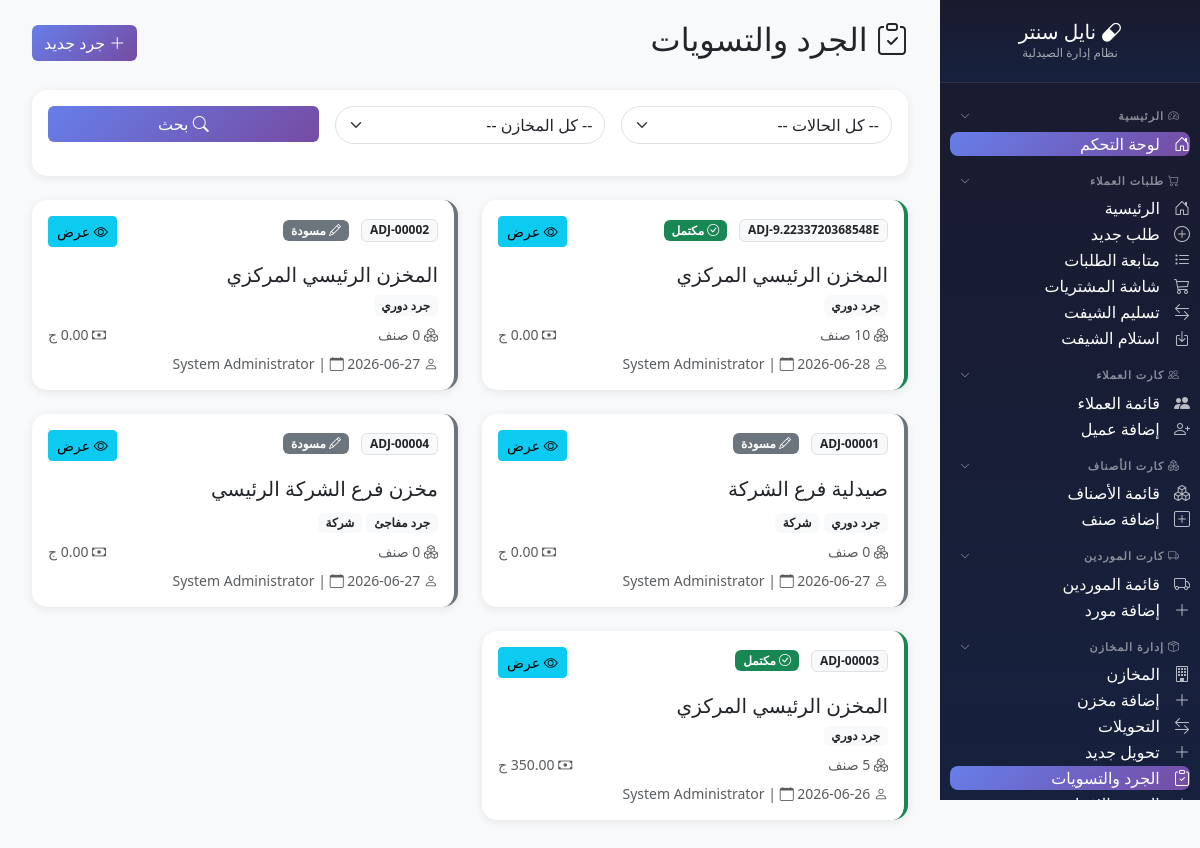
/modules/inventory/adjustments/index.php (signed in), run on an earlier commit of the app's database.
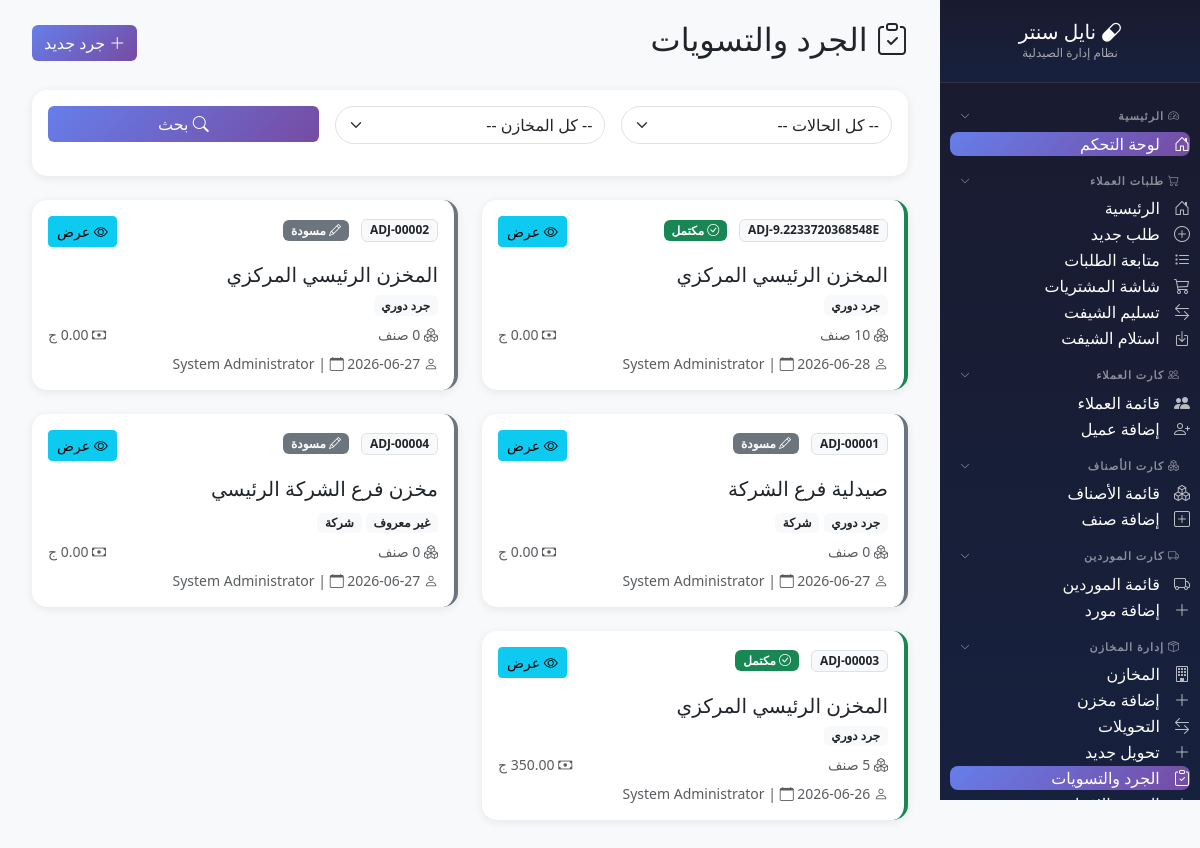
And on a later commit of the database.
### tables this page shows
CREATE TABLE `stock_adjustments` (
  `id` int(11) NOT NULL,
  `adjustment_code` varchar(20) NOT NULL,
  `store_id` int(11) NOT NULL,
  `adjustment_type` enum('periodic') DEFAULT 'periodic',
  `status` enum('draft','counting','completed','cancelled') DEFAULT 'draft',
  `total_items` int(11) DEFAULT 0,
  `counted_items` int(11) DEFAULT 0,
  `total_variance_qty` decimal(12,3) DEFAULT 0.000,
  `total_variance_cost` decimal(12,2) DEFAULT 0.00,
  `counted_by` int(11) DEFAULT NULL,
  `approved_by` int(11) DEFAULT NULL,
  `counted_at` datetime DEFAULT NULL,
  `approved_at` datetime DEFAULT NULL,
  `notes` text DEFAULT NULL,
  `created_at` timestamp NOT NULL DEFAULT current_timestamp()
);

CREATE TABLE `stores` (
  `id` int(11) NOT NULL,
  `store_code` varchar(20) NOT NULL,
  `store_name` varchar(100) NOT NULL,
  `store_type` enum('main','sub') NOT NULL DEFAULT 'sub',
  `store_category` enum('warehouse','pharmacy','expired','damaged','surplus','general') NOT NULL DEFAULT 'general',
  `branch_id` int(11) DEFAULT NULL,
  `parent_store_id` int(11) DEFAULT NULL,
  `is_active` tinyint(1) DEFAULT 1,
  `notes` text DEFAULT NULL,
  `created_by` int(11) DEFAULT NULL,
  `created_at` timestamp NOT NULL DEFAULT current_timestamp(),
  `updated_at` timestamp NOT NULL DEFAULT current_timestamp() ON UPDATE current_timestamp()
);

CREATE TABLE `branches` (
  `id` int(11) NOT NULL,
  `branch_code` varchar(20) NOT NULL,
  `branch_name` varchar(100) NOT NULL,
  `address` varchar(200) DEFAULT NULL,
  `phone` varchar(20) DEFAULT NULL,
  `is_active` tinyint(1) DEFAULT 1,
  `created_at` timestamp NOT NULL DEFAULT current_timestamp()
);

CREATE TABLE `users` (
  `id` int(11) NOT NULL,
  `username` varchar(50) NOT NULL,
  `password` varchar(255) NOT NULL,
  `full_name` varchar(100) NOT NULL,
  `role` enum('admin','pharmacist','purchaser','cashier') DEFAULT 'pharmacist',
  `branch_code` varchar(20) DEFAULT NULL,
  `phone` varchar(20) DEFAULT NULL,
  `is_active` tinyint(1) DEFAULT 1,
  `last_login` datetime DEFAULT NULL,
  `created_at` timestamp NOT NULL DEFAULT current_timestamp(),
  `updated_at` timestamp NOT NULL DEFAULT current_timestamp() ON UPDATE current_timestamp()
);

### modules/inventory/adjustments/index.php (the view, shortened to what the changed rows need)
<?php
$db = getDB();
$page_title = 'الجرد والتسويات';
$page = max(1, intval($_GET['page'] ?? 1));
$per_page = 20;
$offset = ($page - 1) * $per_page;
$where = "WHERE 1=1";
$params = [];
$sql = "SELECT
    a.*,
    s.store_name, s.store_code,
    b.branch_name,
    u1.full_name as counted_by_name,
    u2.full_name as approved_by_name
FROM stock_adjustments a
LEFT JOIN stores s ON a.store_id = s.id
LEFT JOIN branches b ON s.branch_id = b.id
LEFT JOIN users u1 ON a.counted_by = u1.id
LEFT JOIN users u2 ON a.approved_by = u2.id
{$where}
ORDER BY a.created_at DESC
LIMIT {$per_page} OFFSET {$offset}";
$stmt = $db->prepare($sql);
$stmt->execute($params);
$adjustments = $stmt->fetchAll();
$status_labels = [
    'draft' => ['مسودة', 'bg-secondary', 'bi-pencil'],
    'counting' => ['جاري العد', 'bg-warning text-dark', 'bi-clipboard-data'],
    'completed' => ['مكتمل', 'bg-success', 'bi-check-circle'],
    'cancelled' => ['ملغي', 'bg-dark', 'bi-x-octagon']
];
$type_labels = [
    'periodic' => 'جرد دوري',
    'spot' => 'جرد مفاجئ',
    'year_end' => 'جرد نهاية سنة',
    'damage' => 'جرد تالف',
    'expired' => 'جرد هالك'
];
?>
<!DOCTYPE html>
<html lang="ar" dir="rtl">
<head>
    <link href="https://cdn.jsdelivr.net/npm/bootstrap@5.3.2/dist/css/bootstrap.rtl.min.css" rel="stylesheet">
    <link href="https://cdn.jsdelivr.net/npm/bootstrap-icons@1.11.1/font/bootstrap-icons.css" rel="stylesheet">
</head>
<body>
    <div class="main-content">
        <div class="container-fluid">
            <div class="d-flex justify-content-between align-items-center mb-4">
                <h2><i class="bi bi-clipboard-check"></i> <?= $page_title ?></h2>
            </div>
            <div class="row">
                <?php foreach ($adjustments as $adj): ?>
                <?php $status_info = $status_labels[$adj['status']] ?? ['غير معروف', 'bg-secondary', 'bi-question']; ?>
                <div class="col-md-6 mb-4">
                    <div class="card adjustment-card status-<?= $adj['status'] ?>">
                        <div class="card-body">
                            <div class="d-flex justify-content-between align-items-start mb-3">
                                <div>
                                    <span class="badge bg-light text-dark border"><?= htmlspecialchars($adj['adjustment_code']) ?></span>
                                    <span class="badge <?= $status_info[1] ?> ms-2">
                                        <i class="bi <?= $status_info[2] ?>"></i> <?= $status_info[0] ?>
                                    </span>
                                </div>
                                <div>
                                    <a href="view.php?id=<?= $adj['id'] ?>" class="btn btn-sm btn-info">
                                        <i class="bi bi-eye"></i> عرض
                                    </a>
                                </div>
                            </div>
                            <h5 class="card-title"><?= htmlspecialchars($adj['store_name']) ?></h5>
                            <div class="mb-2">
                                <span class="badge bg-light text-dark"><?= $type_labels[$adj['adjustment_type']] ?? 'غير معروف' ?></span>
                                <?php if ($adj['branch_name']): ?>
                                    <span class="badge bg-light text-dark"><?= htmlspecialchars($adj['branch_name']) ?></span>
                                <?php endif; ?>
                            </div>
                            <div class="d-flex justify-content-between text-muted small">
                                <span><i class="bi bi-boxes"></i> <?= $adj['total_items'] ?> صنف</span>
                                <span><i class="bi bi-cash"></i> <?= number_format($adj['total_variance_cost'], 2) ?> ج</span>
                            </div>
                            <div class="mt-2 text-muted small">
                                <i class="bi bi-person"></i> <?= htmlspecialchars($adj['counted_by_name'] ?? 'غير معروف') ?> |
                                <i class="bi bi-calendar"></i> <?= date('Y-m-d', strtotime($adj['created_at'])) ?>
                            </div>
                        </div>
                    </div>
                </div>
                <?php endforeach; ?>
            </div>
        </div>
    </div>
</body>
</html>

What changed in the data, as far as the page shows it:
changed stock_adjustments "ADJ-00004": adjustment_type "جرد مفاجئ" → "غير معروف"
